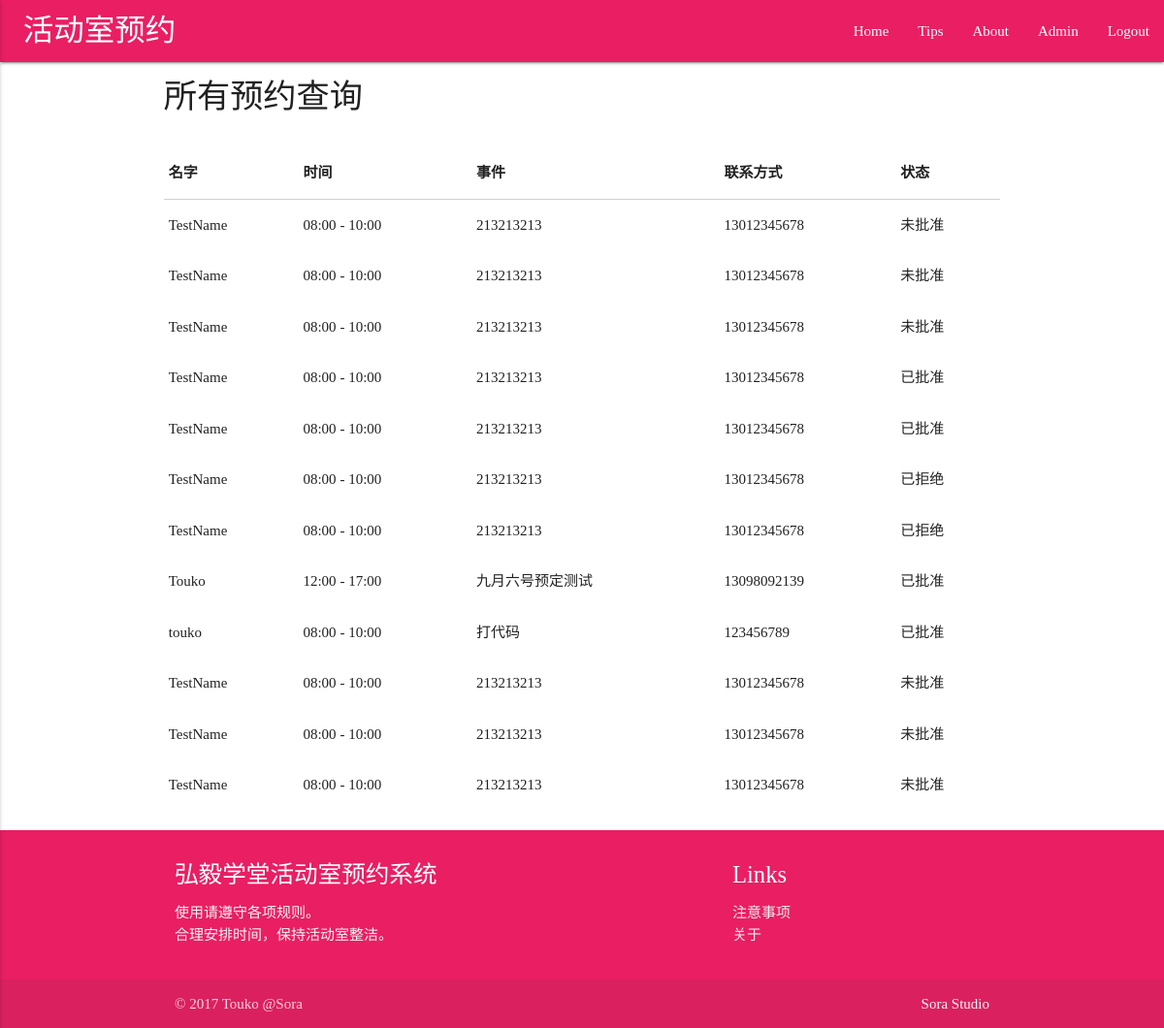
The app's page /admin/get_all (signed in), older data.
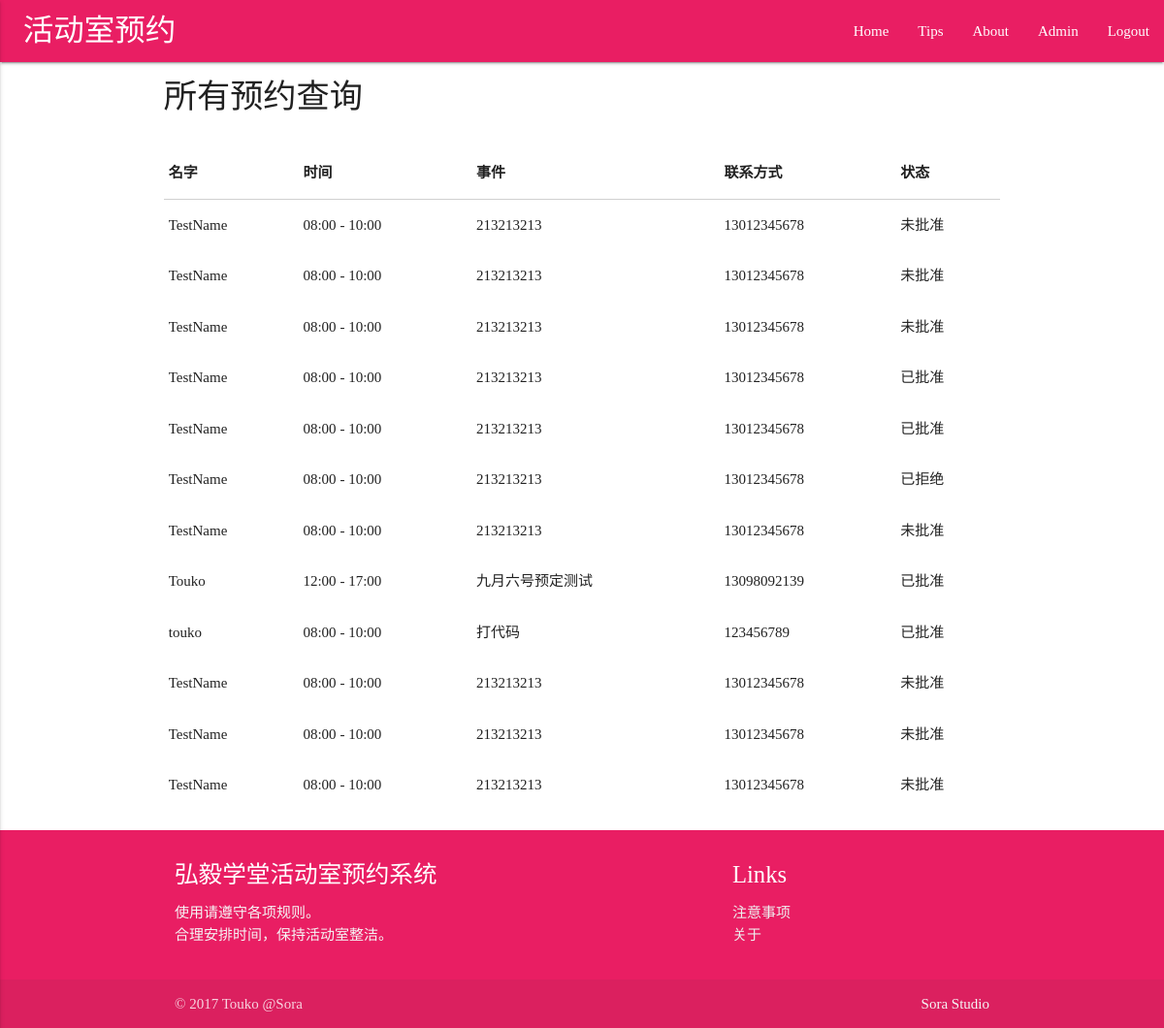
The same page, newer data.
### tables this page shows
CREATE TABLE Reservation (id INT PRIMARY KEY, name TEXT, stuid TEXT, telephone TEXT, reservdate DATE, starttime TIME, endtime TIME, forwhat TEXT, room TEXT, status TEXT);

### src/views/admin.py (the view)
@ADMIN.route('/get_all', methods=["GET", "POST"])
@login_required
def get_all():
    return render_template('admin/get_all.html', is_login=True, all_data=Reservation.get_all_reservation())

### src/model/Reservation.py (called while the page is built)
    @staticmethod
    def get_all_reservation():
        database = Reservation.get_db()
        return database.select('Reservation')

    @staticmethod
    def get_db():
        path = str(os.path.abspath('src/data/database.db'))
        return DB(path)

### src/model/db.py (called while the page is built)
    def run_sql(self, sql):
        self.conn = sqlite3.connect(self.dbpath)
        conn_cursor = self.conn.cursor()
        cursor = list(conn_cursor.execute(sql))
        self.conn.commit()
        self.conn.close()
        return cursor

    def select(self, table):
        sql = 'SELECT * FROM  `%s` ORDER BY reservdate DESC, id, starttime DESC, endtime DESC' % (table)
        cursor = self.run_sql(sql)
        result = []
        column_names = self.get_column_names(table)
        for item in cursor:
            temp_dict = {}
            for num, column_name in enumerate(column_names):
                temp_dict[column_name] = item[num]
            result.append(temp_dict)
        return result

    def get_column_names(self, table):
        sql = 'PRAGMA table_info(%s);' % table
        cursor = self.run_sql(sql)
        result = [x[1] for x in cursor]
        return result

### src/templates/admin/get_all.html
{% extends "base.html" %} {% block contents %}
<section id="get_all">
    <div class="container">
        <div class="row">
            <h4>所有预约查询</h4>
        </div>
        <div class="row responsive-table">
            <table>
                <thead>
                    <tr>
                        <th>名字</th>
                        <th>时间</th>
                        <th>事件</th>
                        <th>联系方式</th>
                        <th>状态</th>
                    </tr>
                </thead>
                <tbody>
                    {% for data in all_data %}
                        <tr>
                            <td>{{data.name}}</td>
                            <td>{{data.reversedate}}  {{data.starttime}} - {{data.endtime}}</td>
                            <td>{{data.forwhat}}</td>
                            <td>{{data.telephone}}</td>
                            <td>
                                {% if data.status == '0' %}
                                    未批准
                                {% elif data.status == '1' %}
                                    已批准
                                {% else %}
                                    已拒绝
                                {% endif %}
                            </td>
                        </tr>
                    {% endfor %}
                </tbody>
            </table>
        </div>
    </div>
</section>
{% endblock contents %}

Row changes from the older to the newer data that the page shows:
changed Reservation (number 7 of 12 on the later page): status "已拒绝" → "未批准"
